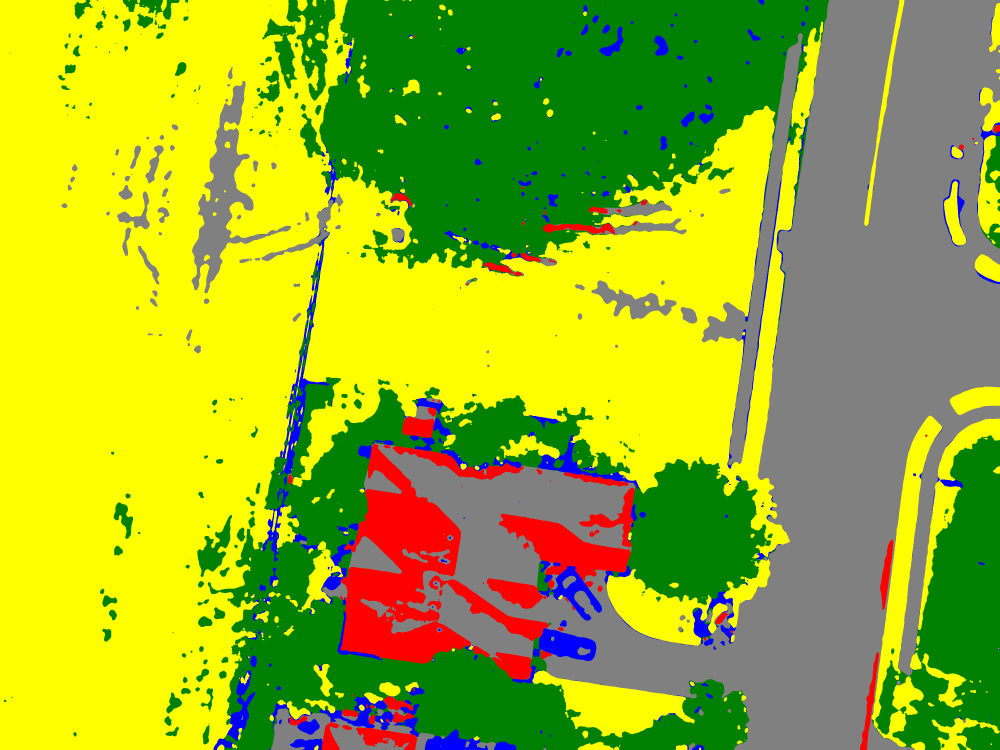
#> input picture data/testing_generated_colorimage1.png, 4000 x 3000 px, given in place of training_image.jpg, which was not available (shown at 1/4 size)
$ python naive_bayes_predict.py
#> lines starting #> are read from the running program, lines starting #| are printed output that depends on the picture; after the words box and inside, x2 and y2 are one past the last pixel; in counts of white or black regions, pixels touching at a corner belong together; pictures that were not available may be replaced by others from this repository, and a replacement may not be noted
### feature_extraction.py
# -*- coding: utf-8 -*-
"""
Standalone feature extraction module - we will fold this into the class later.
For now we keep it separate so we can test it and inspect outputs.
"""

import numpy as np
import cv2


def extract_features(image_bgr, std_window_size=7):
    """
    Compute an 8-dimensional feature vector for every pixel in the image.

    Inputs
    ------
    image_bgr : numpy array of shape (H, W, 3), dtype uint8
        The image as read by cv2.imread (channels are B, G, R in that order).
    std_window_size : int
        Side length of the square window used for the local-std texture feature.
        Must be odd. 7 is a sensible default - small enough to be fast, large
        enough to average over local leaf/grass texture.

    Returns
    -------
    features : numpy array of shape (H*W, 8), dtype float32
        Each row is one pixel's feature vector, in this order:
            [R, G, B, H, S, V, ExG, local_std]
        Pixels are flattened in row-major order so that row r, column c maps to
        index r*W + c, which is what numpy.reshape uses by default.
    H, W : ints
        Original image dimensions, returned so the caller can reshape predictions
        back into a 2D mask later on.
    """
    H_img, W_img = image_bgr.shape[:2]

    # --- Colour features in BGR ----------------------------------------------
    # Convert to float32 once so we don't have to keep casting later.
    img_f = image_bgr.astype(np.float32)
    B = img_f[:, :, 0]
    G = img_f[:, :, 1]
    R = img_f[:, :, 2]

    # --- Colour features in HSV ----------------------------------------------
    # OpenCV's HSV: H in [0,179], S and V in [0,255] for uint8 images.
    hsv = cv2.cvtColor(image_bgr, cv2.COLOR_BGR2HSV).astype(np.float32)
    H_chan = hsv[:, :, 0]
    S_chan = hsv[:, :, 1]
    V_chan = hsv[:, :, 2]

    # --- Excess Green vegetation index ---------------------------------------
    # ExG is large and positive for green pixels, near zero for grey pixels,
    # and negative for red/brown/blue-dominant pixels. This is the cheapest
    # vegetation detector in remote sensing.
    ExG = 2.0 * G - R - B

    # --- Local standard deviation of the V (brightness) channel --------------
    # Trick: variance = E[X^2] - E[X]^2. We get the local mean of X and of X^2
    # using box blur (an O(1)-per-pixel running sum), then combine. This is
    # much faster than looping pixel-by-pixel in Python.
    # The np.maximum(..., 0) clamps tiny negative numbers from float rounding
    # back to zero so we can take a square root safely.
    mean_V = cv2.blur(V_chan, (std_window_size, std_window_size))
    mean_V_squared = cv2.blur(V_chan ** 2, (std_window_size, std_window_size))
    local_variance = np.maximum(mean_V_squared - mean_V ** 2, 0.0)
    local_std = np.sqrt(local_variance)

    # --- Stack all features into a single (H, W, 8) tensor -------------------
    # Order chosen for readability when debugging:
    feature_stack = np.stack([R, G, B, H_chan, S_chan, V_chan, ExG, local_std],
                             axis=-1).astype(np.float32)

    # --- Flatten so each row is one pixel -------------------------------------
    # reshape(-1, 8) collapses the H and W axes into one, preserving channel.
    features = feature_stack.reshape(-1, 8)

    return features, H_img, W_img


# ------------------------------------------------------------------------
# [18 lines that do not run on import are left out]

### naive_bayes_train.py
"""
Standalone Gaussian Naive Bayes - training only, for now.
We'll fold this into the class once it works.
"""

import numpy as np
import cv2
from feature_extraction import extract_features


# A tiny number we add to all variances. Why?
# If a class happens to have nearly-zero variance on some feature
# (e.g. all training pixels of that class have the exact same value),
# the Gaussian formula would divide by zero and explode. Adding a small
# constant prevents that. This is sometimes called "variance smoothing".
VARIANCE_SMOOTHING = 1e-3


def fit_gaussian_naive_bayes(features, labels, classes):
    """
    Compute per-class, per-feature means and variances.

    Inputs
    ------
    features : (N, F) array of pixel features
    labels   : (N,)   array of class labels (each in `classes`)
    classes  : (K,)   array of class IDs we want to model

    Returns
    -------
    means     : (K, F) array - means[k, j] = mean of feature j for class k
    variances : (K, F) array - variances[k, j] = variance of feature j for class k

    Notes
    -----
    This is the entire "training" step. There's no iteration, no learning rate,
    no gradient descent - we just compute statistics directly from the data.
    """
    K = len(classes)
    F = features.shape[1]

    means = np.zeros((K, F), dtype=np.float64)
    variances = np.zeros((K, F), dtype=np.float64)

    for i, class_id in enumerate(classes):
        # Boolean mask: True for every pixel belonging to this class
        mask = (labels == class_id)
        # Pull out only those pixels' features
        class_features = features[mask]
        # Compute mean across the *samples axis* (axis=0). The result is
        # a length-F vector: one mean per feature.
        means[i] = class_features.mean(axis=0)
        # Same for variance. Add the smoothing term to keep things numerically
        # stable on pathologically narrow classes.
        variances[i] = class_features.var(axis=0) + VARIANCE_SMOOTHING

    return means, variances


# ----------------------------------------------------------------------------
# Self-test - train on the real data and inspect what we learnt
# ----------------------------------------------------------------------------
# [45 lines that do not run on import are left out]

### naive_bayes_predict.py
# -*- coding: utf-8 -*-
"""
Standalone Gaussian Naive Bayes - PREDICTION step.
Loads the model trained earlier and applies it to a new image.
"""

import numpy as np
import cv2
import sys
sys.path.insert(0, '.')
from feature_extraction import extract_features
from naive_bayes_train import fit_gaussian_naive_bayes, VARIANCE_SMOOTHING


def predict_gaussian_naive_bayes(features, means, variances, classes,
                                 log_prior, chunk_size=500_000):
    """
    Predict a class label for every pixel.

    We process pixels in CHUNKS to control memory usage. With 12M pixels
    a single (N, F) intermediate array of float64 would be ~770 MB; doing
    it in chunks of 500k means each intermediate is ~30 MB. Same answer,
    much less RAM.

    Inputs
    ------
    features   : (N, F) array - one row per pixel
    means      : (K, F) array - mu_kj
    variances  : (K, F) array - sigma^2_kj
    classes    : (K,)   array - the actual class IDs (e.g. [1,2,3,4,5])
    log_prior  : (K,)   array - log P(class_k), one per class
    chunk_size : int - how many pixels to process at a time

    Returns
    -------
    predictions : (N,) array of class IDs

    The maths
    ---------
    For each pixel n and class k we want the log-score:

        score[n, k] = log_prior[k]
                    + sum over features j of log_N(f_nj ; mu_kj, sigma^2_kj)

    where the per-feature log-Gaussian is:

        log_N(f, mu, var) = -0.5 * log(2*pi*var) - (f - mu)^2 / (2*var)
    """
    K = len(classes)
    N, F = features.shape

    # Precompute the constant term per (class, feature) - doesn't depend
    # on pixel value. Shape (K, F). Calculating this once saves work.
    log_norm_const = -0.5 * np.log(2.0 * np.pi * variances)  # (K, F)

    # Output array. int16 is plenty since labels are 1..5.
    predictions = np.empty(N, dtype=np.int16)

    # Process pixels in chunks
    for start in range(0, N, chunk_size):
        end = min(start + chunk_size, N)
        feats_chunk = features[start:end].astype(np.float64)  # (chunk, F)

        # Compute log-posterior for this chunk: shape (chunk, K)
        log_post = np.empty((end - start, K), dtype=np.float64)

        for k in range(K):
            mu_k = means[k]      # (F,)
            var_k = variances[k] # (F,)

            # Broadcasting: (chunk, F) - (F,) -> (chunk, F)
            diff_sq = (feats_chunk - mu_k) ** 2
            # Per-feature log-Gaussian, then sum over features
            log_gauss_per_feat = log_norm_const[k] - diff_sq / (2.0 * var_k)
            log_likelihood_k = log_gauss_per_feat.sum(axis=1)  # (chunk,)

            log_post[:, k] = log_likelihood_k + log_prior[k]

        # argmax over classes for this chunk
        best_idx = np.argmax(log_post, axis=1)        # (chunk,)
        predictions[start:end] = classes[best_idx]

    return predictions


# ----------------------------------------------------------------------------
# End-to-end test: train on training image, predict on training image,
# and check how often we agree with the ground-truth mask.
# ----------------------------------------------------------------------------
if __name__ == "__main__":
    # --- Train ---
    img = cv2.imread('./data/training_image.jpg')
#> img is the input picture: shape (3000, 4000, 3); mean B, G, R 36.8, 176.5, 153.6
    mask = cv2.imread('./data/training_mask.png')[:, :, 0]
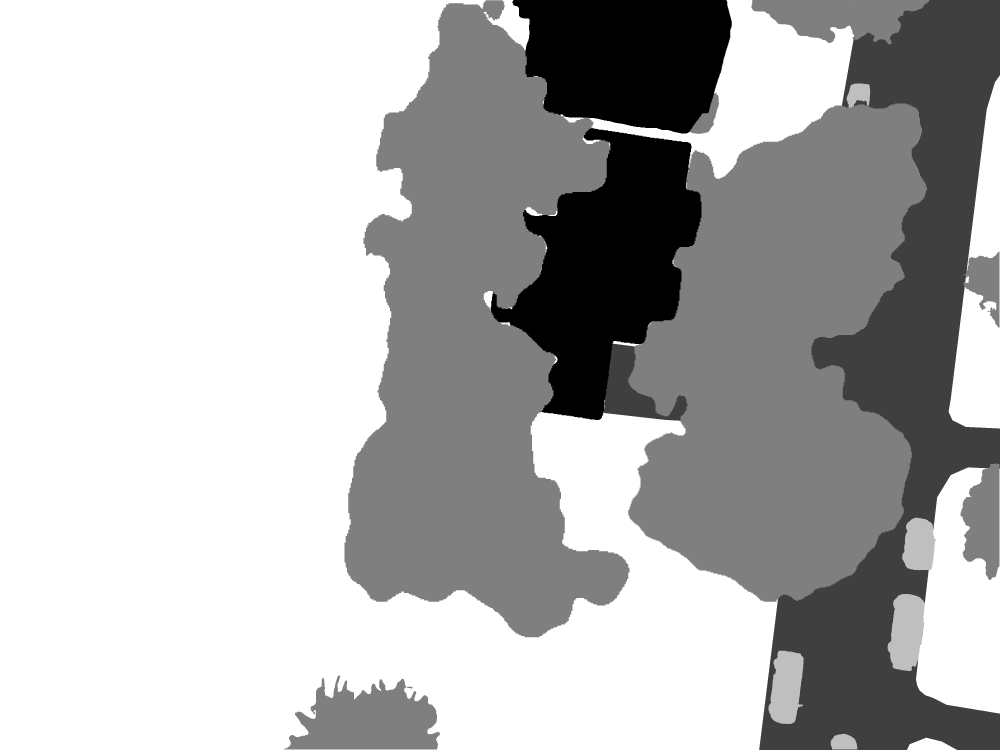
#> input picture data/training_mask.png, 4000 x 3000 px (shown at 1/4 size)
#> mask: shape (3000, 4000); min 1, max 5, mean 3.82
    print("Extracting training features...")
    features, H, W = extract_features(img)
#> in extract_features, `hsv = cv2.cvtColor(image_bgr, cv2.COLOR_BGR2HSV).astype(np.float32)`:
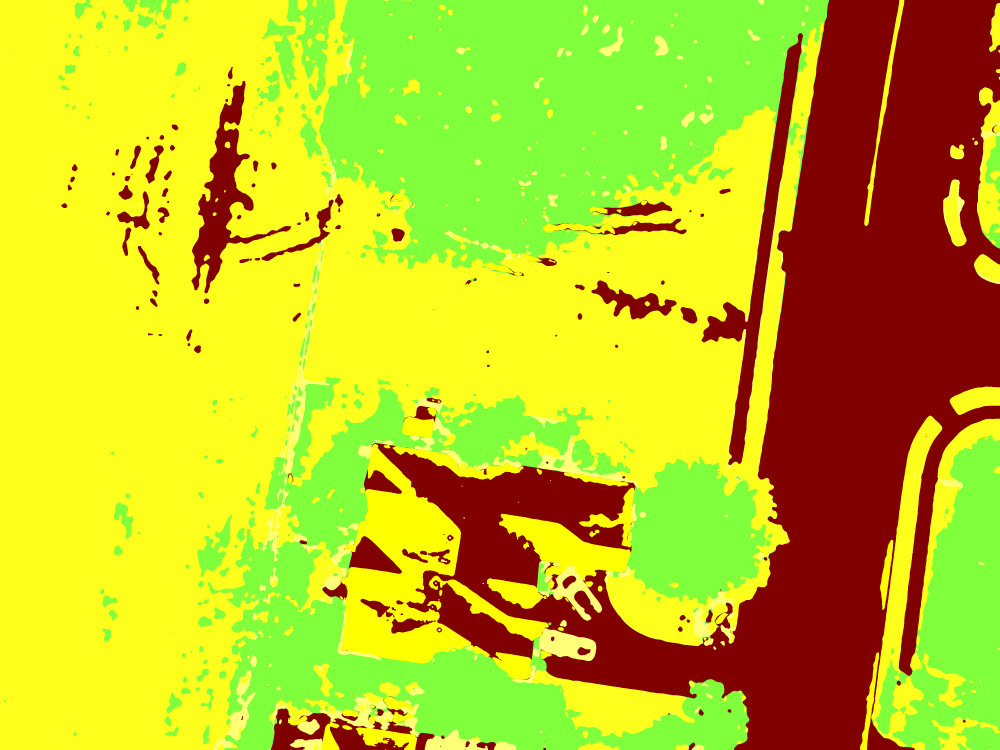
#> hsv: shape (3000, 4000, 3) float32 (shown at 1/4 size); mean B, G, R 32.9, 193.7, 187.1
#> in extract_features, `H_chan = hsv[:, :, 0]`:
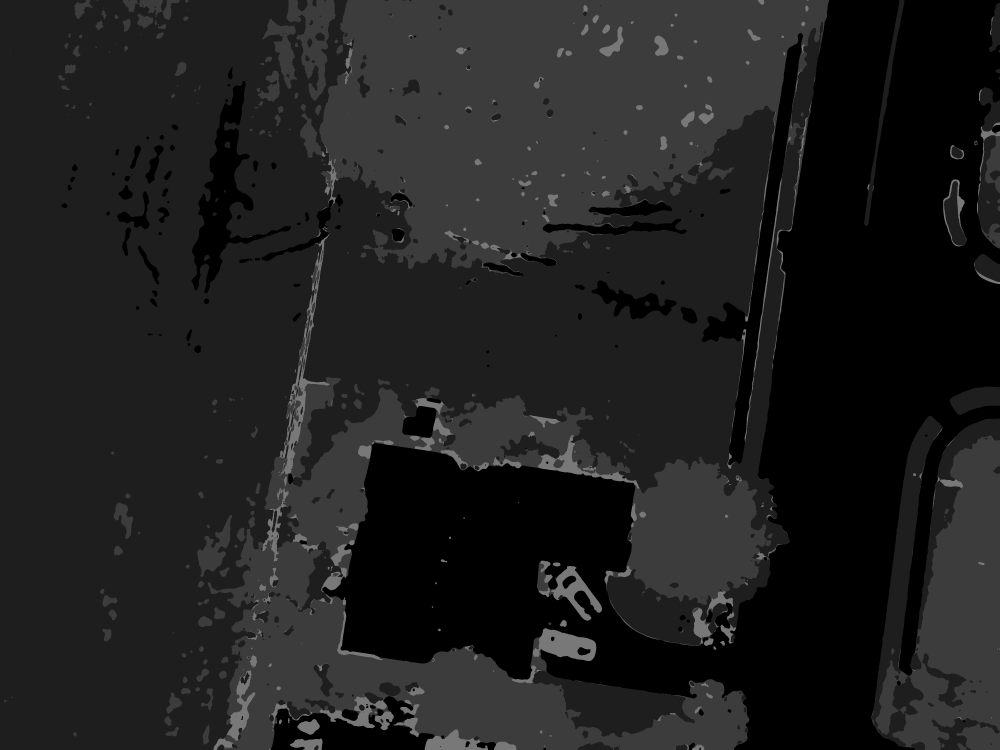
#> H_chan: shape (3000, 4000) float32 (shown at 1/4 size); min 0, max 120, mean 31.2
#> in extract_features, `S_chan = hsv[:, :, 1]`:
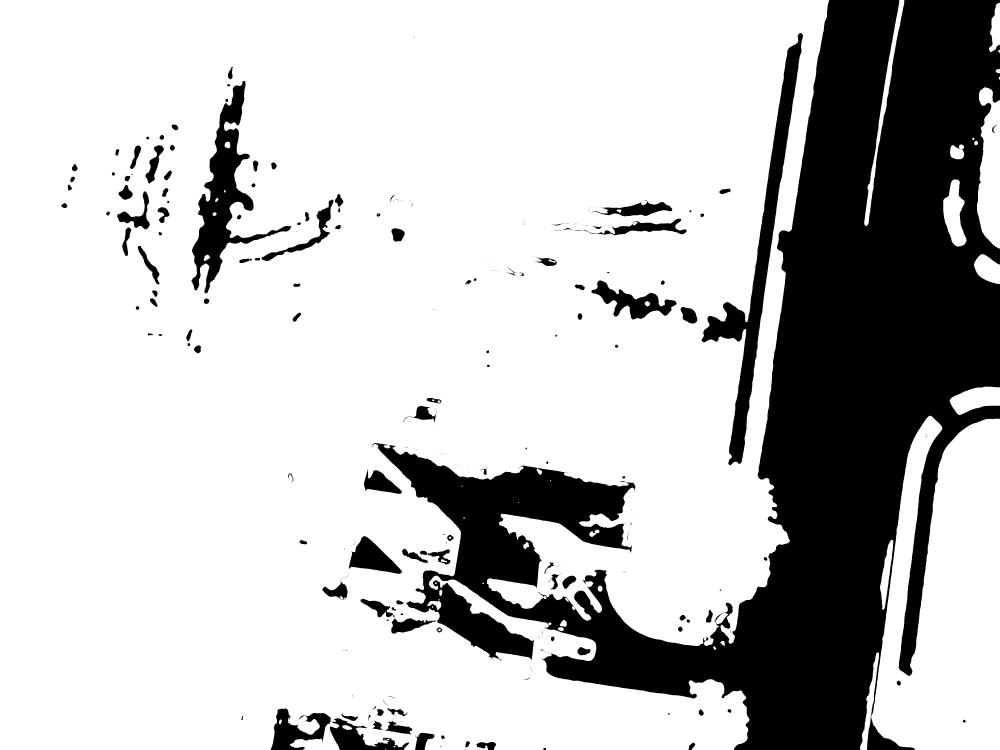
#> S_chan: shape (3000, 4000) float32 (shown at 1/4 size); 75.7% white; 411 black regions (263 under 20 px), largest, box (x1, y1, x2, y2) and area: (1488, 0, 4000, 3000) 2535251, (2806, 132, 3212, 1861) 105242, (766, 324, 1165, 1173) 82546
#> in extract_features, `V_chan = hsv[:, :, 2]`: V_chan: shape (3000, 4000) float32; values 128 (black) and 255 (white), 50.2% white; 522 black regions (228 under 20 px), largest, box (x1, y1, x2, y2) and area: (831, 0, 4000, 3000) 5550276, (766, 324, 1165, 1173) 82618, (1146, 0, 1342, 403) 35030
#> in extract_features, `mean_V = cv2.blur(V_chan, (std_window_size, std_window_size))`:
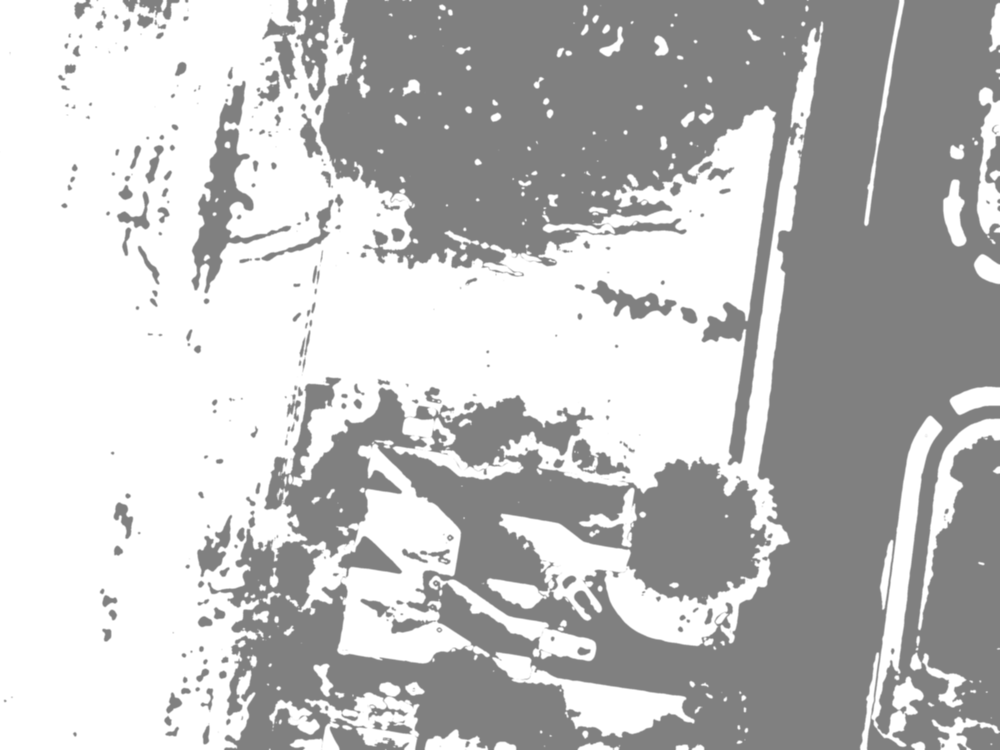
#> mean_V: shape (3000, 4000) float32 (shown at 1/4 size); min 128, max 255, mean 191.8
#> in extract_features, `local_std = np.sqrt(local_variance)`:
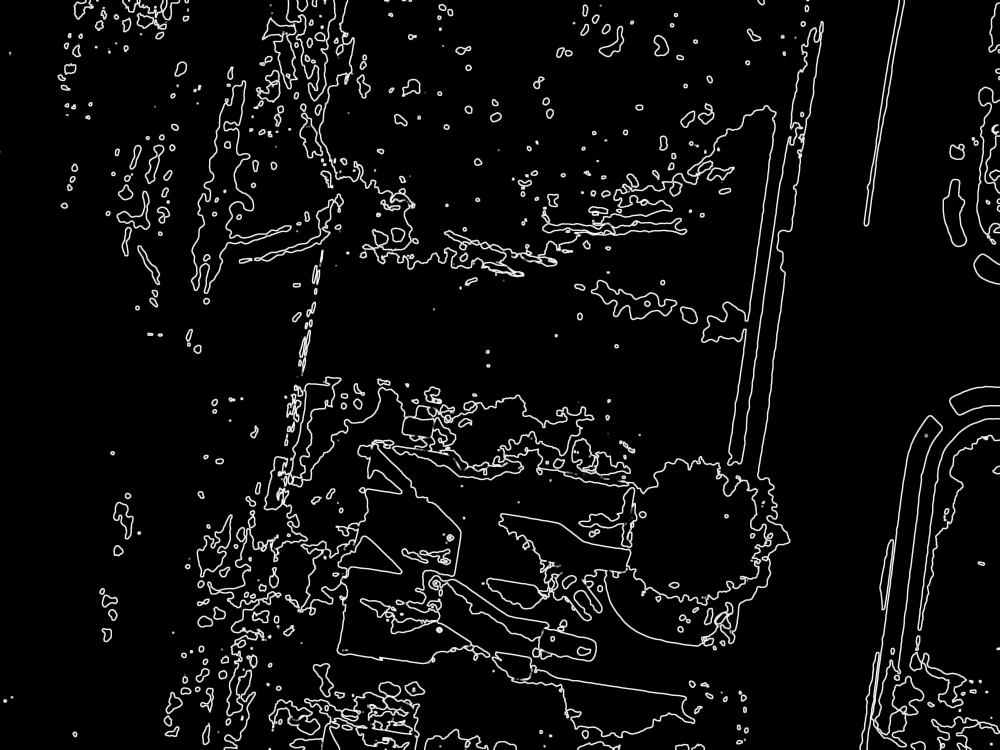
#> local_std: shape (3000, 4000) float32 (shown at 1/4 size); min 0, max 63.49, mean 3.5; drawn with min black and max white
#> H = 3000; W = 4000
    labels = mask.flatten()
    valid = (labels >= 1) & (labels <= 5)

    classes = np.array([1, 2, 3, 4, 5])
    print("Training...")
    means, variances = fit_gaussian_naive_bayes(
        features[valid], labels[valid], classes
    )

    # Uniform prior - log(1/5) for every class.
    log_prior = np.log(np.full(len(classes), 1.0 / len(classes)))

    # --- Predict on the training image (in-sample sanity check) ---
    print("Predicting on training image...")
    predictions = predict_gaussian_naive_bayes(
        features, means, variances, classes, log_prior
    )

    # --- Compute balanced accuracy on the labelled (valid) pixels ---
    # Balanced accuracy = mean of per-class recalls.
    print("\n=== In-sample performance (training image) ===")
    class_names = {1: 'Building', 2: 'Road', 3: 'Tree', 4: 'Vehicle', 5: 'Grass'}
    recalls = []
    for k in classes:
        truth_k_mask = (labels == k)
        if truth_k_mask.sum() == 0:
            continue
        # Of all the pixels truly belonging to class k, how many did we
        # correctly predict as k?
        true_positives = ((predictions == k) & truth_k_mask).sum()
        recall_k = true_positives / truth_k_mask.sum()
        recalls.append(recall_k)
        print(f"  Recall[{class_names[k]:<8s}] = {recall_k*100:5.1f}%   "
              f"(TP={true_positives:>10,} / total={truth_k_mask.sum():>10,})")
#> this loop made 5 passes
#> (true_positives, recall_k) on passes 1 to 5: (467917, 0.533), (877169, 0.744), (375594, 0.107), (2713, 0.0268), (3873589, 0.612)
#|   Recall[Building] =  53.3%   (TP=   467,917 / total=   877,096)
#|   Recall[Road    ] =  74.4%   (TP=   877,169 / total= 1,179,588)
#|   Recall[Tree    ] =  10.7%   (TP=   375,594 / total= 3,512,795)
#|   Recall[Vehicle ] =   2.7%   (TP=     2,713 / total=   101,377)
#|   Recall[Grass   ] =  61.2%   (TP= 3,873,589 / total= 6,329,144)
#> after the loop, recalls = [0.533, 0.744, 0.107, 0.0268, 0.612]

    bal_acc = np.mean(recalls)
#> bal_acc = 0.405
    print(f"\n  >>> Balanced accuracy: {bal_acc*100:.2f}% <<<")
#|   >>> Balanced accuracy: 40.46% <<<
